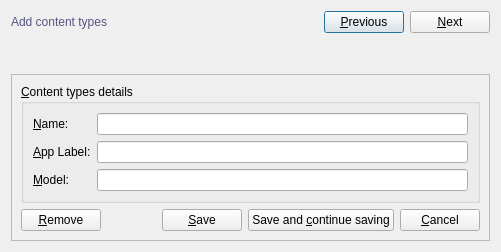
<?xml version="1.0" encoding="UTF-8"?>
<ui version="4.0">
 <class>ContentTypesForm</class>
 <widget class="QDialog" name="ContentTypesForm">
  <property name="geometry">
   <rect>
    <x>0</x>
    <y>0</y>
    <width>501</width>
    <height>252</height>
   </rect>
  </property>
  <property name="windowTitle">
   <string>Content Types :: Form</string>
  </property>
  <property name="windowIcon">
   <iconset resource="resources.qrc">
    <normaloff>:/default/static/default/icons/22x22/face-devilish.png</normaloff>:/default/static/default/icons/22x22/face-devilish.png</iconset>
  </property>
  <layout class="QGridLayout" name="gridLayout">
   <item row="0" column="0">
    <layout class="QHBoxLayout" name="horizontalLayout_2">
     <item>
      <widget class="QLabel" name="titleLabel">
       <property name="styleSheet">
        <string notr="true">color: rgb(85, 85, 127);
font: 75 14pt &quot;DejaVu Sans Mono&quot;;</string>
       </property>
       <property name="text">
        <string>Add content types</string>
       </property>
      </widget>
     </item>
     <item>
      <spacer name="horizontalSpacer_3">
       <property name="orientation">
        <enum>Qt::Horizontal</enum>
       </property>
       <property name="sizeHint" stdset="0">
        <size>
         <width>40</width>
         <height>20</height>
        </size>
       </property>
      </spacer>
     </item>
     <item>
      <widget class="QPushButton" name="previousPushButton">
       <property name="text">
        <string>&amp;Previous</string>
       </property>
       <property name="icon">
        <iconset resource="resources.qrc">
         <normaloff>:/default/static/default/icons/22x22/go-previous.png</normaloff>:/default/static/default/icons/22x22/go-previous.png</iconset>
       </property>
       <property name="shortcut">
        <string>Ctrl+Right, Ctrl+PgDown</string>
       </property>
      </widget>
     </item>
     <item>
      <widget class="QPushButton" name="nextPushButton">
       <property name="text">
        <string>&amp;Next</string>
       </property>
       <property name="icon">
        <iconset resource="resources.qrc">
         <normaloff>:/default/static/default/icons/22x22/go-next.png</normaloff>:/default/static/default/icons/22x22/go-next.png</iconset>
       </property>
       <property name="shortcut">
        <string>Ctrl+Left, Ctrl+PgUp</string>
       </property>
      </widget>
     </item>
    </layout>
   </item>
   <item row="1" column="0">
    <widget class="QLabel" name="statusLabel">
     <property name="text">
      <string/>
     </property>
    </widget>
   </item>
   <item row="2" column="0">
    <widget class="QFrame" name="frame">
     <property name="frameShape">
      <enum>QFrame::StyledPanel</enum>
     </property>
     <property name="frameShadow">
      <enum>QFrame::Raised</enum>
     </property>
     <layout class="QGridLayout" name="gridLayout_2">
      <item row="0" column="0">
       <widget class="QGroupBox" name="formGroupBox">
        <property name="title">
         <string>&amp;Content types details</string>
        </property>
        <layout class="QFormLayout" name="formLayout">
         <property name="fieldGrowthPolicy">
          <enum>QFormLayout::ExpandingFieldsGrow</enum>
         </property>
         <item row="0" column="0">
          <widget class="QLabel" name="nameLabel">
           <property name="text">
            <string>&amp;Name:</string>
           </property>
           <property name="buddy">
            <cstring>nameLineEdit</cstring>
           </property>
          </widget>
         </item>
         <item row="0" column="1">
          <widget class="QLineEdit" name="nameLineEdit"/>
         </item>
         <item row="1" column="0">
          <widget class="QLabel" name="appLabelLabel">
           <property name="text">
            <string>&amp;App Label:</string>
           </property>
           <property name="buddy">
            <cstring>appLabelLineEdit</cstring>
           </property>
          </widget>
         </item>
         <item row="1" column="1">
          <widget class="QLineEdit" name="appLabelLineEdit"/>
         </item>
         <item row="2" column="0">
          <widget class="QLabel" name="modelLabel">
           <property name="text">
            <string>&amp;Model:</string>
           </property>
           <property name="buddy">
            <cstring>modelLineEdit</cstring>
           </property>
          </widget>
         </item>
         <item row="2" column="1">
          <widget class="QLineEdit" name="modelLineEdit"/>
         </item>
        </layout>
       </widget>
      </item>
      <item row="1" column="0">
       <layout class="QHBoxLayout" name="horizontalLayout">
        <item>
         <widget class="QPushButton" name="removePushButton">
          <property name="text">
           <string>&amp;Remove</string>
          </property>
          <property name="icon">
           <iconset resource="resources.qrc">
            <normaloff>:/default/static/default/icons/22x22/edit-delete.png</normaloff>:/default/static/default/icons/22x22/edit-delete.png</iconset>
          </property>
          <property name="shortcut">
           <string>Ctrl+Del</string>
          </property>
         </widget>
        </item>
        <item>
         <spacer name="horizontalSpacer">
          <property name="orientation">
           <enum>Qt::Horizontal</enum>
          </property>
          <property name="sizeHint" stdset="0">
           <size>
            <width>40</width>
            <height>20</height>
           </size>
          </property>
         </spacer>
        </item>
        <item>
         <widget class="QPushButton" name="savePushButton">
          <property name="text">
           <string>&amp;Save</string>
          </property>
          <property name="icon">
           <iconset resource="resources.qrc">
            <normaloff>:/default/static/default/icons/22x22/dialog-ok-apply.png</normaloff>:/default/static/default/icons/22x22/dialog-ok-apply.png</iconset>
          </property>
          <property name="shortcut">
           <string>Ctrl+S</string>
          </property>
         </widget>
        </item>
        <item>
         <widget class="QPushButton" name="saveAndContinueSavingPushButton">
          <property name="text">
           <string>Save and &amp;continue saving</string>
          </property>
          <property name="icon">
           <iconset resource="resources.qrc">
            <normaloff>:/default/static/default/icons/22x22/dialog-ok.png</normaloff>:/default/static/default/icons/22x22/dialog-ok.png</iconset>
          </property>
          <property name="shortcut">
           <string>Ctrl+Shift+S</string>
          </property>
         </widget>
        </item>
        <item>
         <widget class="QPushButton" name="cancelPushButton">
          <property name="text">
           <string>&amp;Cancel</string>
          </property>
          <property name="icon">
           <iconset resource="resources.qrc">
            <normaloff>:/default/static/default/icons/22x22/dialog-cancel.png</normaloff>:/default/static/default/icons/22x22/dialog-cancel.png</iconset>
          </property>
          <property name="shortcut">
           <string>Ctrl+W</string>
          </property>
         </widget>
        </item>
       </layout>
      </item>
     </layout>
    </widget>
   </item>
  </layout>
 </widget>
 <resources>
  <include location="resources.qrc"/>
  <include location="../../../../crud-2/resources/ui/resources.qrc"/>
 </resources>
 <connections/>
</ui>
